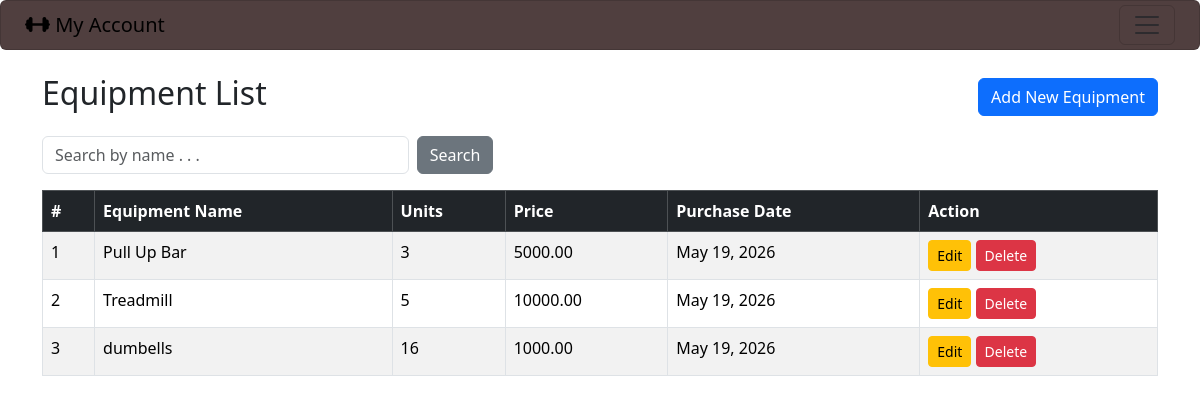
Screenshot of /admin_equipments/ (signed in) with the database file from the repository.
### gymapp/models.py (models this page shows)
class Equipment(models.Model):
    name = models.CharField(max_length=100) #e.g., dumbbells
    units = models.PositiveIntegerField(default=1) #e.g., 10 dumbells
    price = models.DecimalField(max_digits=8, decimal_places=2) #e.g., 1500.00
    purchase_date = models.DateField(default=timezone.now) # date of equipment purchase
    is_active = models.BooleanField(default=True) # if removed/sold or inactive

### gymapp/views.py (the view)
    def wrapper(request, *args, **kwargs):
        if not request.user.is_authenticated or getattr(request.user,'role',None) != 'ADMIN':
            messages.error(request, 'You must be an admin to access this page.')
            return redirect('admin_login')
        return view_func(request, *args, **kwargs)

### gymapp/views.py (called while the page is built)
def admin_required(view_func):
    def wrapper(request, *args, **kwargs):
        if not request.user.is_authenticated or getattr(request.user,'role',None) != 'ADMIN':
            messages.error(request, 'You must be an admin to access this page.')
            return redirect('admin_login')
        return view_func(request, *args, **kwargs)
    return wrapper

@admin_required
def admin_equipment_list(request):
    equipments = Equipment.objects.all().order_by('name')
    return render(request, 'admin_equipment_list.html', {'equipments':equipments})

### gymapp/templates/admin_equipment_list.html (shortened to what this page needs)
{% extends 'base.html' %}
{% block content %}
<div class="d-flex justify-content-between align-items-center mb-3">
    <h2>Equipment List</h2>
    <a href="{% url 'admin_equipment_add' %}" class="btn btn-primary">Add New Equipment</a>
</div>
<form method="get" class="row g-2 mb-3">
    <div class="col-md-4">
        <input type="text" name="search" class="form-control" placeholder="Search by name . . .">
    </div>
    <div class="col-md-2">
        <button type="submit" class="btn btn-secondary">Search</button>
    </div>
</form>
<table class="table table-bordered table-striped">
    <thead class="table-dark">
        <tr>
            <th>#</th>
            <th>Equipment Name</th>
            <th>Units</th>
            <th>Price</th>
            <th>Purchase Date</th>
            <th>Action</th>
        </tr>
    </thead>
    <tbody>
        {% for equipment in equipments %}
        <tr>
            <td>{{ forloop.counter }}</td>
            <td>{{ equipment.name }}</td>
            <td>{{ equipment.units }}</td>
            <td>{{ equipment.price }}</td>
            <td>{{ equipment.purchase_date }}</td>
            <td>
                <a href="{% url 'admin_equipment_edit' equipment.id %}" class="btn btn-sm btn-warning">Edit</a>
                <form method="post" action="{% url 'admin_equipment_delete' equipment.id %}"
                 style="display:inline-block;">
                    <button type="submit" class="btn btn-sm btn-danger"
                    onclick="return confirm('Are you sure you want to delete this equipment?')">Delete</button>
                </form>
            </td>
        </tr>
        {% endfor %}
    </tbody>
</table>
{% endblock %}

### rows the page displays
Equipment: name "Pull Up Bar", units "3", price "5000.00", purchase_date "May 19, 2026"
Equipment: name "Treadmill", units "5", price "10000.00", purchase_date "May 19, 2026"
Equipment: name "dumbells", units "16", price "1000.00", purchase_date "May 19, 2026"
